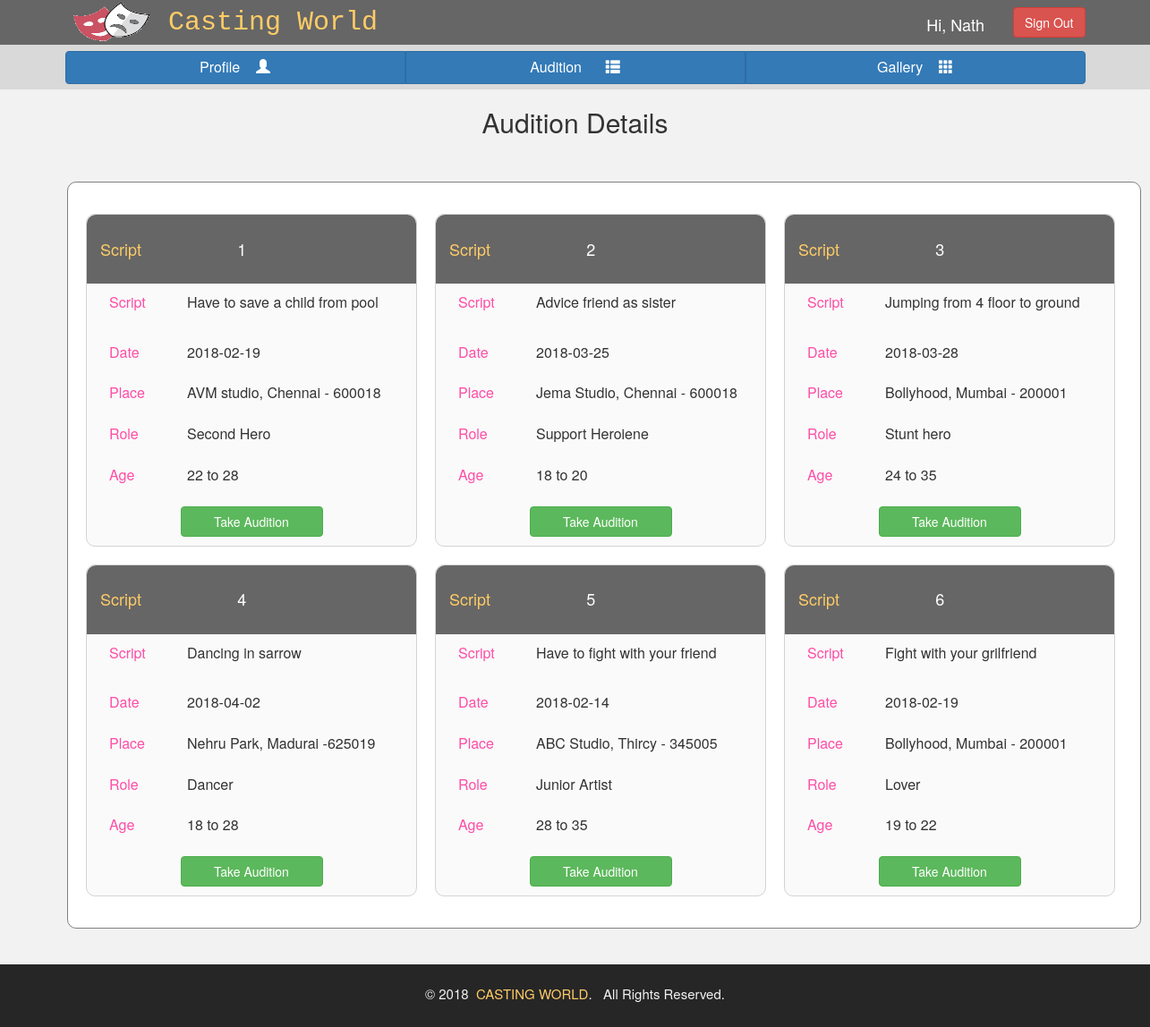
The app's page /useraudition.php (signed in) with its own data.
### tables this page shows
CREATE TABLE `auditiondetails` (
  `scriptno` int(11) NOT NULL,
  `script` varchar(1000) NOT NULL,
  `auditiondate` date NOT NULL,
  `audition` varchar(100) NOT NULL,
  `category` varchar(100) NOT NULL,
  `age` text NOT NULL,
  `id` int(11) NOT NULL
);

### useraudition.php (the view, shortened to what this page needs)
<?php
require_once 'database/config.php';
$result = $conn->query("SELECT * FROM auditiondetails ORDER BY id ASC");
?>
<html>
<head>
    <link rel="stylesheet" href="https://maxcdn.bootstrapcdn.com/bootstrap/3.3.7/css/bootstrap.min.css">
</head>
<body style="background-color:hsl(0, 0%, 95%);">
    <div><?php include("include_files/usernavbar.php") ?></div>
    <center><h2 style="margin-top:120px;">Audition Details</h2></center><br>
    <br>
        <div style="padding:10px;background-color:white;border:1px solid grey;padding:25px;width:1200px;margin-left:75px;margin-right:75px;border-radius:10px;">
            <div class="row">
        <?php
            $result2 = $conn->query("SELECT * FROM payments where uusername = '" . $_SESSION['uusername'] . "' && payment_status='Completed'");
            $res2 = $result2->fetch_assoc();
            if ($res2) {
                while($res = $result->fetch_assoc()) {
                    echo "<div>";
                    echo '<div class="col-sm-4" style="border:1px solid lightgrey;width:370px;border-radius:10px;margin:10px;background-color:hsl(0, 0%, 98%);" class="div">';
                    echo "<div class='row' style='background-color:#666666;border-top-left-radius:10px;
            border-top-right-radius:10px;font-size:18px;'><br><div class='col-sm-5' style='color:#ffcc66;'>Script</div><div class='col-sm-7' style='color:white;'>".$res['scriptno']."</div><br><br></div>";
                    echo '<div style="padding:10px;font-size:16px;background-color:hsl(0, 0%, 98%);">';
                    echo "<div class='row'><div class='col-sm-3'>Script</div><div class='col-sm-9'><p>".$res['script']."</p></div></div><br>";
                    echo "<div class='row'><div class='col-sm-3'>Date</div><div class='col-sm-9'>".$res['auditiondate']."</div></div><br>";
                    echo "<div class='row'><div class='col-sm-3'>Place</div><div class='col-sm-9'>".$res['audition']."</div></div><br>";
                    echo "<div class='row'><div class='col-sm-3'>Role</div><div class='col-sm-9'>".$res['category']."</div></div><br>";
                    echo "<div class='row'><div class='col-sm-3'>Age</div><div class='col-sm-9'>".$res['age']."</div></div><br>";
                    echo "<div align='center'><button type='button' class='btn btn-success btn1' style='width:50%'>Take Audition</button></div>";
                    echo "</div></div></div>";
                }
                echo "<br>";
            }
        ?>
        </div>
        </div><br><br>
        <div><?php include("include_files/footer.php") ?></div>
</body>
</html>

### useraudition.php (style rules this page uses)
.col-sm-3 { color:#ff4da6; }

### records on screen
auditiondetails: scriptno "1", script "Have to save a child from pool", auditiondate "2018-02-19", audition "AVM studio, Chennai - 600018", category "Second Hero", age "22 to 28"
auditiondetails: scriptno "2", script "Advice friend as sister", auditiondate "2018-03-25", audition "Jema Studio, Chennai - 600018", category "Support Heroiene", age "18 to 20"
auditiondetails: scriptno "3", script "Jumping from 4 floor to ground", auditiondate "2018-03-28", audition "Bollyhood, Mumbai - 200001", category "Stunt hero", age "24 to 35"
auditiondetails: scriptno "4", script "Dancing in sarrow", auditiondate "2018-04-02", audition "Nehru Park, Madurai -625019", category "Dancer", age "18 to 28"
auditiondetails: scriptno "5", script "Have to fight with your friend", auditiondate "2018-02-14", audition "ABC Studio, Thircy - 345005", category "Junior Artist", age "28 to 35"
auditiondetails: scriptno "6", script "Fight with your grilfriend", auditiondate "2018-02-19", audition "Bollyhood, Mumbai - 200001", category "Lover", age "19 to 22"

### other values on screen
$_SESSION['uusername'] "Nath"
